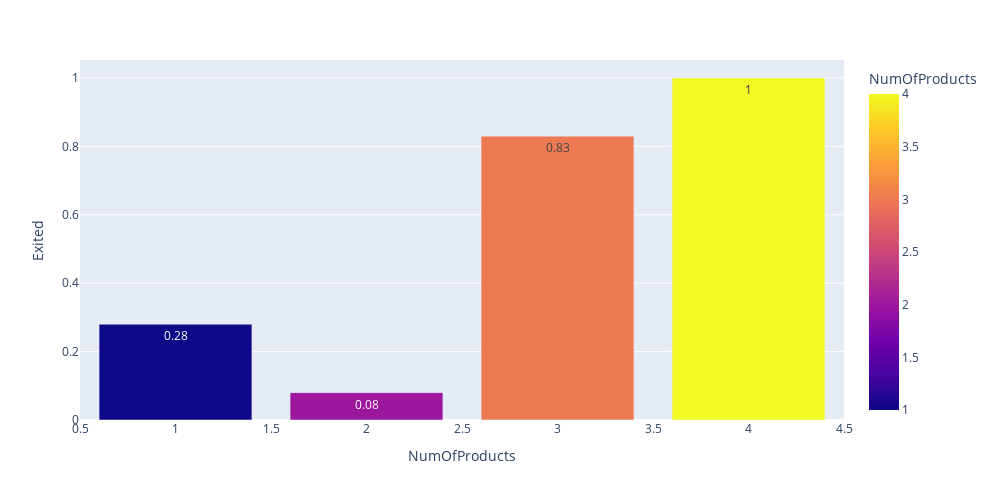

This figure's notebook cell:
### Markdown cell above
Для более детального анализа построим еще один график уже по среднему оттоку клиентов по количеству продуктов, так как нам также важно  сравнение ушедших клиентов со всеми клиентами в целом по количеству купленных продуктов. Для этого группируем клиентов по количеству продуктов и считаем среднее количество ушедших клиентов по каждой категории, далее строем столбчатую диаграмму.

### Code cell
grouped_clients = round(churn_df.groupby(["NumOfProducts"])["Exited"].mean(),2)
#строим график
fig = px.bar(
    data_frame=grouped_clients, #датафрейм
    x=grouped_clients.index, #ось x
    y="Exited", #ось y
    color=grouped_clients.index, #расцветка в зависимости от количества приобретенных услуг
    text = "Exited", #текст на столбцах
    orientation='v', #ориентация графика
    height=500, #высота
    width=1000, #ширина
)
#отображаем его
fig.show()
fig.write_html("images/bar1.html")

### Figure 1 — Plotly figure (JSON) as saved in the notebook; plotly's stock layout.template omitted (floating-point values rounded to 4 significant figures)
{"data": [{"alignmentgroup": "True", "hovertemplate": "NumOfProducts=%{marker.color}<br>Exited=%{text}<extra></extra>", "legendgroup": "", "marker": {"color": [1, 2, 3, 4], "coloraxis": "coloraxis", "pattern": {"shape": ""}}, "name": "", "offsetgroup": "", "orientation": "v", "showlegend": false, "text": [0.28, 0.08, 0.83, 1], "textposition": "auto", "type": "bar", "x": [1, 2, 3, 4], "xaxis": "x", "y": [0.28, 0.08, 0.83, 1], "yaxis": "y"}], "layout": {"barmode": "relative", "coloraxis": {"colorbar": {"title": {"text": "NumOfProducts"}}, "colorscale": [[0, "#0d0887"], [0.1111, "#46039f"], [0.2222, "#7201a8"], [0.3333, "#9c179e"], [0.4444, "#bd3786"], [0.5556, "#d8576b"], [0.6667, "#ed7953"], [0.7778, "#fb9f3a"], [0.8889, "#fdca26"], [1, "#f0f921"]]}, "height": 500, "legend": {"tracegroupgap": 0}, "margin": {"t": 60}, "width": 1000, "xaxis": {"anchor": "y", "domain": [0, 1], "title": {"text": "NumOfProducts"}}, "yaxis": {"anchor": "x", "domain": [0, 1], "title": {"text": "Exited"}}}}
